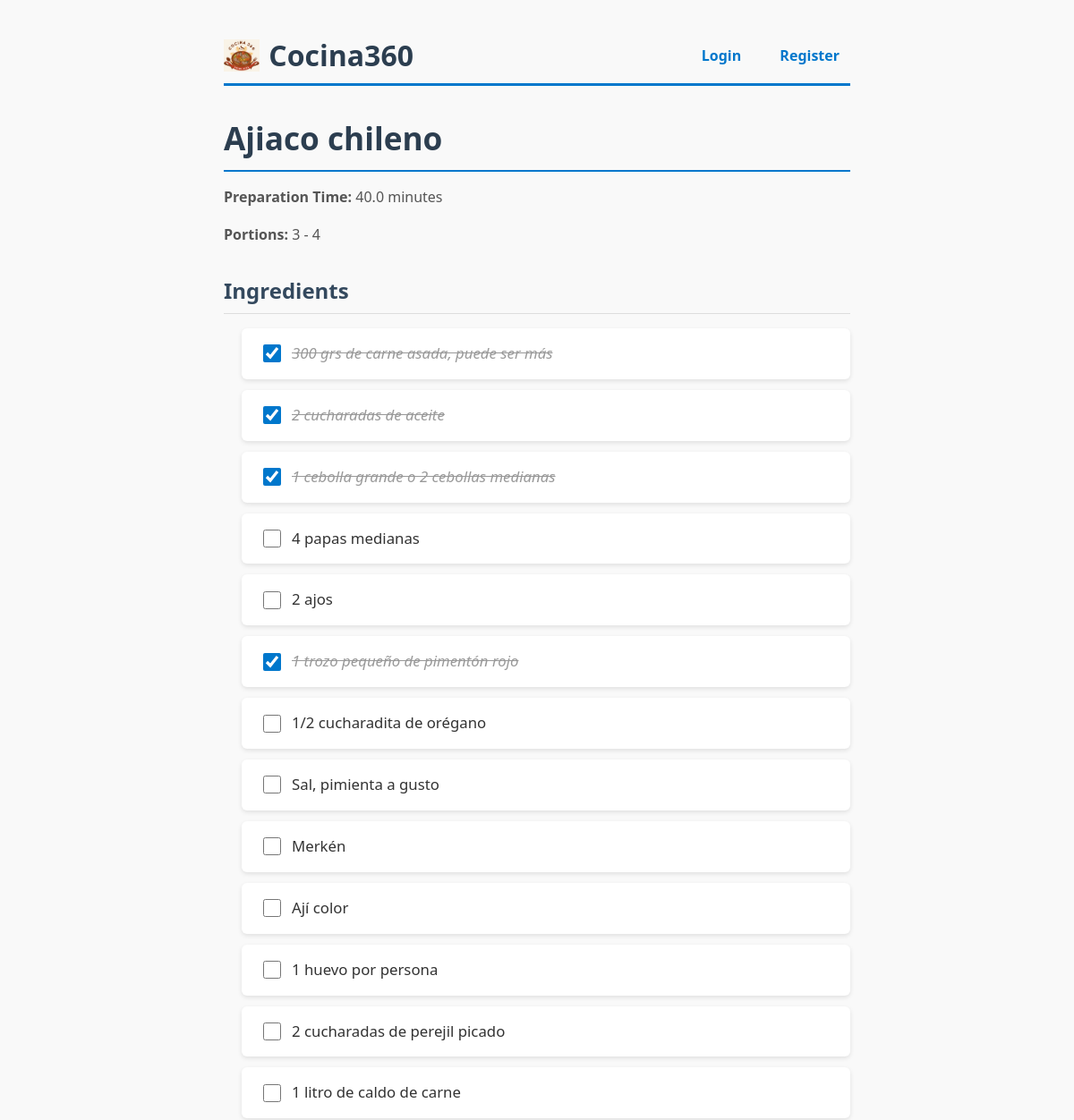
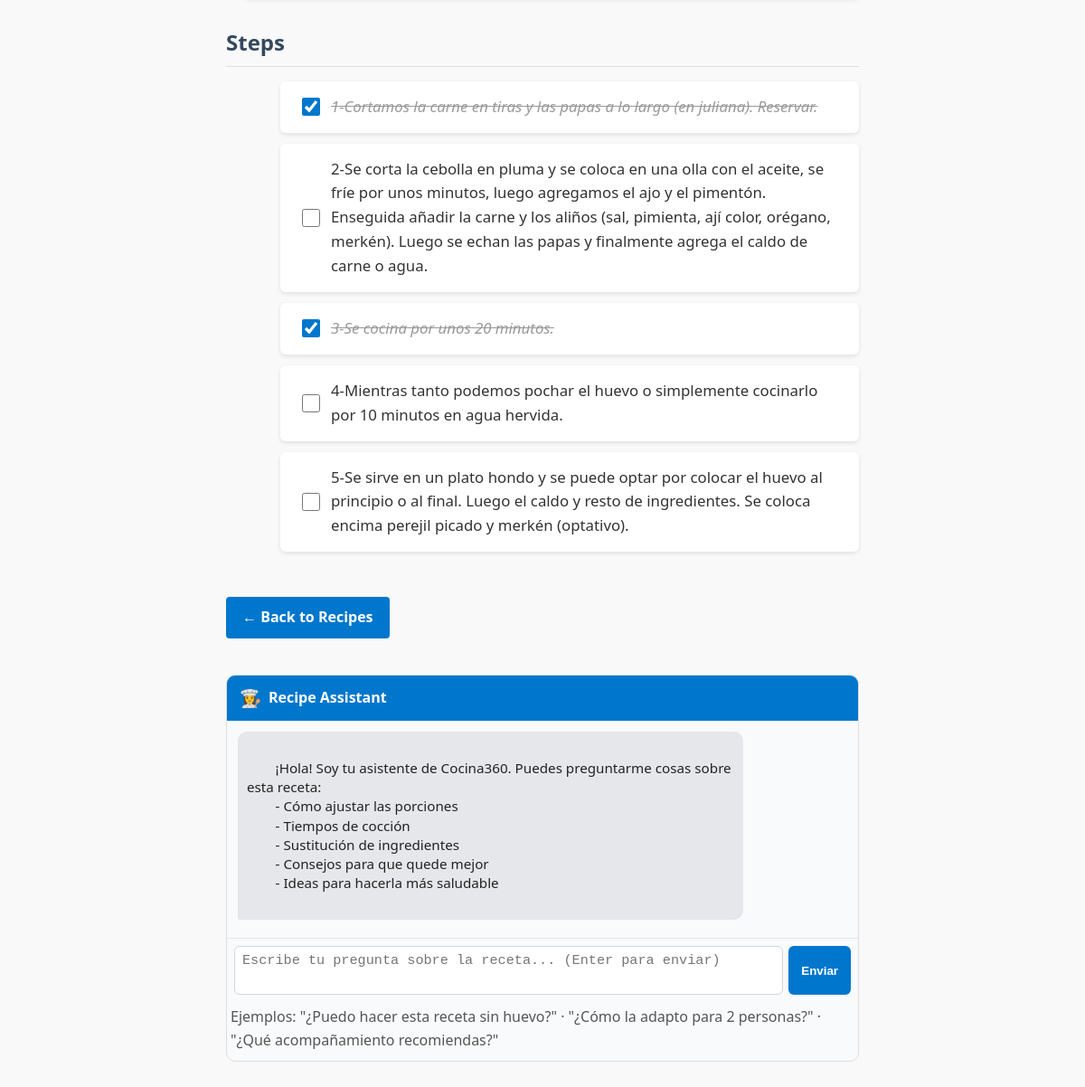
The page /recipes/recipe/1/ on the database its author committed (2 pictures, top to bottom).
### recipes/models.py (models this page shows, shortened)
class Recipe(models.Model):
    name = models.CharField(max_length=255)
    preparation_time = models.FloatField(null=True, blank=True)
    min_portion = models.IntegerField(null=True, blank=True)
    max_portion = models.IntegerField(null=True, blank=True)
    creator = models.ForeignKey(User, on_delete=models.CASCADE, related_name='recipes')
    difficulty = models.CharField(max_length=50, default="Fácil")

class Ingredient(models.Model):
    recipe = models.ForeignKey(Recipe, related_name='ingredients', on_delete=models.CASCADE)
    name = models.CharField(max_length=255)

class Step(models.Model):
    recipe = models.ForeignKey(Recipe, related_name='steps', on_delete=models.CASCADE)
    description = models.TextField()
    order = models.IntegerField()
    class Meta:
        ordering = ['order']

### recipes/views.py (the view)
# urls.py: path('recipe/<int:pk>/', views.recipe_detail, name='recipe_detail'),
def recipe_detail(request, pk):
    recipe = get_object_or_404(Recipe, pk=pk)
    if request.user.is_authenticated:
        current_user = request.user
    else:
        try:
            current_user = User.objects.first()
            if not current_user:
                current_user = User.objects.create_user(username='guest_tester', password='password123')
        except Exception as e:
            print(f"Error: {e}")
            return render(request, 'recipes/error.html', {'message': 'User context missing for anonymous access.'})
    ingredients_with_status = []
    for ingredient in recipe.ingredients.all():
        completion, created = UserIngredientCompletion.objects.get_or_create(user=current_user, ingredient=ingredient)
        ingredients_with_status.append({'ingredient': ingredient, 'completed': completion.completed})
    steps_with_status = []
    for step in recipe.steps.all():
        completion, created = UserStepCompletion.objects.get_or_create(user=current_user, step=step)
        steps_with_status.append({'step': step, 'completed': completion.completed})
    return render(request, 'recipes/recipe_detail.html', {
        'recipe': recipe,
        'ingredients_with_status': ingredients_with_status,
        'steps_with_status': steps_with_status,
        'user_is_authenticated': request.user.is_authenticated
    })

### recipes/templates/recipes/recipe_detail.html (shortened to what this page needs)
{% extends "base.html" %}
{% block content %}
<div class="detail">
  <h1>
    {{ recipe.name }}
  </h1>
  <p><strong>Preparation Time:</strong> {{ recipe.preparation_time }} minutes</p>
  <p><strong>Portions:</strong>
    {% if recipe.min_portion %}{{ recipe.min_portion }}{% endif %}
    {% if recipe.max_portion %} - {{ recipe.max_portion }}{% endif %}
  </p>
  <h2>Ingredients</h2>
  <ul>
    {% for item in ingredients_with_status %}
      <li>
        <form action="{% url 'toggle_ingredient_completion' recipe_pk=recipe.pk ingredient_pk=item.ingredient.pk %}" method="post">
          <input type="checkbox" id="ingredient-{{ item.ingredient.pk }}" name="completed"
                 onchange="this.form.submit()" {% if item.completed %}checked{% endif %}>
          <label for="ingredient-{{ item.ingredient.pk }}" class="checkbox-label {% if item.completed %}completed{% endif %}">
            {{ item.ingredient.name }}
          </label>
        </form>
      </li>
    {% endfor %}
  </ul>
  <h2>Steps</h2>
  <ol>
    {% for item in steps_with_status %}
      <li>
        <form action="{% url 'toggle_step_completion' recipe_pk=recipe.pk step_pk=item.step.pk %}" method="post">
          <input type="checkbox" id="step-{{ item.step.pk }}" name="completed"
                 onchange="this.form.submit()" {% if item.completed %}checked{% endif %}>
          <label for="step-{{ item.step.pk }}" class="checkbox-label {% if item.completed %}completed{% endif %}">
            {{ item.step.description }}
          </label>
        </form>
      </li>
    {% endfor %}
  </ol>
  <a href="{% url 'recipe_list' %}" class="back-link">← Back to Recipes</a>
  <div class="recipe-chat-wrapper">
    <div class="recipe-chat-header">
      <span class="icon">👩‍🍳</span>
      <span>Recipe Assistant</span>
    </div>
    <div id="recipe-chat-messages" class="recipe-chat-messages">
      <div class="chat-bubble bot">
        ¡Hola! Soy tu asistente de Cocina360. Puedes preguntarme cosas sobre esta receta:
        - Cómo ajustar las porciones
        - Tiempos de cocción
        - Sustitución de ingredientes
        - Consejos para que quede mejor
        - Ideas para hacerla más saludable
      </div>
    </div>
    <div class="recipe-chat-footer">
      <textarea id="recipe-chat-input" placeholder="Escribe tu pregunta sobre la receta... (Enter para enviar)"></textarea>
      <button id="recipe-chat-send" type="button">
        Enviar
      </button>
    </div>
    <p class="chat-hint">
      Ejemplos: "¿Puedo hacer esta receta sin huevo?" · "¿Cómo la adapto para 2 personas?" · "¿Qué acompañamiento recomiendas?"
    </p>
  </div>
</div>
{% endblock %}

### recipes/templates/base.html (style rules this page uses)
body { font-family: 'Segoe UI', Tahoma, Geneva, Verdana, sans-serif; background: #f9f9f9; color: #333; max-width: 700px; margin: 40px auto; padding: 0 20px 40px; }
h1 { font-size: 2.0rem; color: #2c3e50; margin: 0; }
ul { list-style: none; padding-left: 0; }
li { background: white; margin-bottom: 12px; padding: 15px 20px; border-radius: 6px; box-shadow: 0 2px 5px rgb(0 0 0 / 0.1); transition: box-shadow 0.3s ease; display: flex; align-items: center; justify-content: space-between; }

### recipes/templates/recipes/recipe_detail.html (style rules this page uses)
.detail { max-width: 800px; margin: 0 auto; line-height: 1.6; }
.detail a { color: #0077cc; text-decoration: none; }
.detail h1 { font-size: 2.2rem; margin: 0 0 10px; color: #2c3e50; border-bottom: 2px solid #0077cc; padding-bottom: 8px; display: flex; align-items: center; justify-content: space-between; }
.detail h2 { margin-top: 30px; margin-bottom: 15px; color: #34495e; border-bottom: 1px solid #ddd; padding-bottom: 6px; }
.detail p { font-size: 1rem; margin-bottom: 10px; color: #555; }
.detail ul, .detail ol { margin-left: 20px; margin-bottom: 20px; }
.detail li { margin-bottom: 12px; font-size: 1.05rem; display: flex; align-items: center; }
.detail form { display: flex; align-items: center; width: 100%; }
.detail input[type="checkbox"] { width: 20px; height: 20px; margin-right: 12px; cursor: pointer; accent-color: #0077cc; }
.detail label.checkbox-label { cursor: pointer; flex: 1; user-select: none; }
.detail label.completed { text-decoration: line-through; color: #999; font-style: italic; }
.detail .back-link { display: inline-block; margin-top: 30px; padding: 10px 18px; background-color: #0077cc; color: white; border-radius: 4px; font-weight: 600; transition: background-color 0.3s ease; text-decoration: none; }
.recipe-chat-wrapper { margin-top: 40px; border: 1px solid #ddd; border-radius: 10px; overflow: hidden; background: #f9fafb; display: flex; flex-direction: column; max-height: 480px; }
.recipe-chat-header { padding: 10px 14px; background: #0077cc; color: #fff; font-weight: 600; display: flex; align-items: center; gap: 8px; }
.recipe-chat-header span.icon { font-size: 1.2rem; }
.recipe-chat-messages { padding: 12px; overflow-y: auto; flex: 1; font-size: 0.95rem; }
.chat-bubble { max-width: 80%; padding: 8px 10px; border-radius: 10px; margin-bottom: 8px; white-space: pre-wrap; line-height: 1.4; }
.chat-bubble.bot { margin-right: auto; background: #e5e7eb; color: #222; border-bottom-left-radius: 2px; }
.recipe-chat-footer { padding: 8px; border-top: 1px solid #e5e7eb; display: flex; gap: 6px; }
.recipe-chat-footer textarea { flex: 1; resize: none; min-height: 40px; max-height: 80px; padding: 6px 8px; border-radius: 6px; border: 1px solid #d1d5db; font-size: 0.95rem; }
.recipe-chat-footer button { padding: 0 14px; border-radius: 6px; border: none; background: #0077cc; color: #fff; font-weight: 600; cursor: pointer; display: flex; align-items: center; gap: 4px; }
.chat-hint { font-size: 0.8rem; color: #6b7280; margin: 4px 0 0 4px; }

### rows shown on the page
Recipe: name "Ajiaco chileno", preparation_time "40.0", min_portion "3", max_portion "4"
Ingredient: ingredient.name "300 grs de carne asada, puede ser más"
Ingredient: ingredient.name "2 cucharadas de aceite"
Ingredient: ingredient.name "1 cebolla grande o 2 cebollas medianas"
Ingredient: ingredient.name "4 papas medianas"
Ingredient: ingredient.name "2 ajos"
Ingredient: ingredient.name "1 trozo pequeño de pimentón rojo"
Ingredient: ingredient.name "1/2 cucharadita de orégano"
Ingredient: ingredient.name "Sal, pimienta a gusto"
Ingredient: ingredient.name "Merkén"
Ingredient: ingredient.name "Ají color"
Ingredient: ingredient.name "1 huevo por persona"
Ingredient: ingredient.name "2 cucharadas de perejil picado"
Ingredient: ingredient.name "1 litro de caldo de carne"
Step: step.description "1-Cortamos la carne en tiras y las papas a lo largo (en juliana). Reservar."
Step: step.description "2-Se corta la cebolla en pluma y se coloca en una olla con el aceite, se fríe por unos minutos, luego agregamos el ajo y el pimentón. Enseguida añadir la carne y los aliños (sal, pimienta, ají color, orégano, merkén). Luego se echan las papas y finalmente agrega el caldo de carne o agua."
Step: step.description "3-Se cocina por unos 20 minutos."
Step: step.description "4-Mientras tanto podemos pochar el huevo o simplemente cocinarlo por 10 minutos en agua hervida."
Step: step.description "5-Se sirve en un plato hondo y se puede optar por colocar el huevo al principio o al final. Luego el caldo y resto de ingredientes. Se coloca encima perejil picado y merkén (optativo)."
